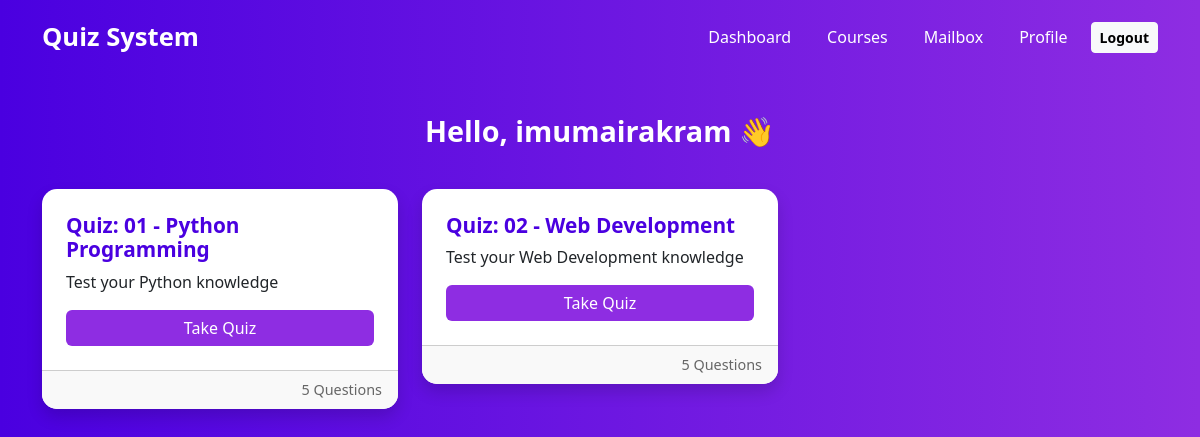
Screenshot of / (signed in) with the database file from the repository.
### quizzes/models.py (models this page shows, shortened)
class Quiz(models.Model):
    title = models.CharField(max_length=255)
    description = models.TextField(blank=True, null=True)
    created_at = models.DateTimeField(auto_now_add=True)

### quizzes/views.py (the view)
# urls.py: path('', views.dashboard, name='dashboard'),
@login_required
def dashboard(request):
    quizzes = Quiz.objects.all()  # you can filter by active/published
    return render(request, 'quizzes/dashboard.html', {'quizzes': quizzes})

### templates/quizzes/dashboard.html (shortened to what this page needs)
<!DOCTYPE html>
<html lang="en">
<head>
  <link href="https://cdn.jsdelivr.net/npm/bootstrap@5.3.0/dist/css/bootstrap.min.css" rel="stylesheet">
</head>
<body>
  <nav class="navbar navbar-expand-lg">
    <div class="container">
      <a class="navbar-brand" href="#">Quiz System</a>
      <div class="collapse navbar-collapse justify-content-end" id="navbarNav">
        <ul class="navbar-nav">
          <li class="nav-item"><a class="nav-link active" href="{% url 'dashboard' %}">Dashboard</a></li>
          <li class="nav-item"><a class="nav-link" href="#">Courses</a></li>
          <li class="nav-item"><a class="nav-link" href="#">Mailbox</a></li>
          <li class="nav-item"><a class="nav-link" href="#">Profile</a></li>
          <li class="nav-item"><a class="btn btn-light btn-sm logout-btn" href="{% url 'logout' %}">Logout</a></li>
        </ul>
      </div>
    </div>
  </nav>
  <div class="container">
    <h3 class="welcome">Hello, {{ user.username }} 👋</h3>
  </div>
  <div class="container">
    {% if quizzes %}
      <div class="row">
        {% for quiz in quizzes %}
          <div class="col-md-4 mb-4">
            <div class="card quiz-card shadow">
              <div class="card-body">
                <h5 class="card-title">{{ quiz.title }}</h5>
                <p class="card-text">{{ quiz.description|default:"No description available." }}</p>
                <a href="{% url 'quiz_detail' quiz.id %}" class="btn btn-primary w-100">Take Quiz</a>
              </div>
              <div class="card-footer">
                {{ quiz.questions.count }} Questions
              </div>
            </div>
          </div>
        {% endfor %}
      </div>
    {% else %}
      <div class="alert alert-info text-center mt-4">
        No quizzes available right now. Please check back later.
      </div>
    {% endif %}
  </div>
</body>
</html>

### templates/quizzes/dashboard.html (style rules this page uses)
body { margin: 0; font-family: 'Segoe UI', Tahoma, Geneva, Verdana, sans-serif; background: linear-gradient(90deg, #4a00e0, #8e2de2); min-height: 100vh; }
.navbar { background: linear-gradient(90deg, #4a00e0, #8e2de2); padding: 0.8rem 1rem; }
.navbar-brand { font-weight: bold; font-size: 1.6rem; color: #fff !important; }
.nav-link { color: #fff !important; margin-left: 20px; transition: color 0.3s ease-in-out; }
.logout-btn { margin-left: 15px; margin-top: 5px; font-weight: 600; }
.welcome { text-align: center; margin: 40px 0; font-size: 1.8rem; font-weight: bold; color: #ffffff; animation: fadeIn 0.6s ease-in-out; }
.quiz-card { border: none; border-radius: 15px; transition: transform 0.3s, box-shadow 0.3s; overflow: hidden; }
.quiz-card .card-body { padding: 1.5rem; }
.quiz-card .card-title { font-size: 1.3rem; font-weight: bold; color: #4a00e0; }
.quiz-card .btn { background: #8e2de2; border: none; transition: 0.3s; }
.card-footer { background: #f9f9f9; font-size: 0.9rem; color: #666; text-align: right; }

### rows the page displays
Quiz: title "Quiz: 01 - Python Programming", description "Test your Python knowledge", questions.count "5"
Quiz: title "Quiz: 02 - Web Development", description "Test your Web Development knowledge", questions.count "5"

### other values shown
{{ user.username }} "imumairakram"
